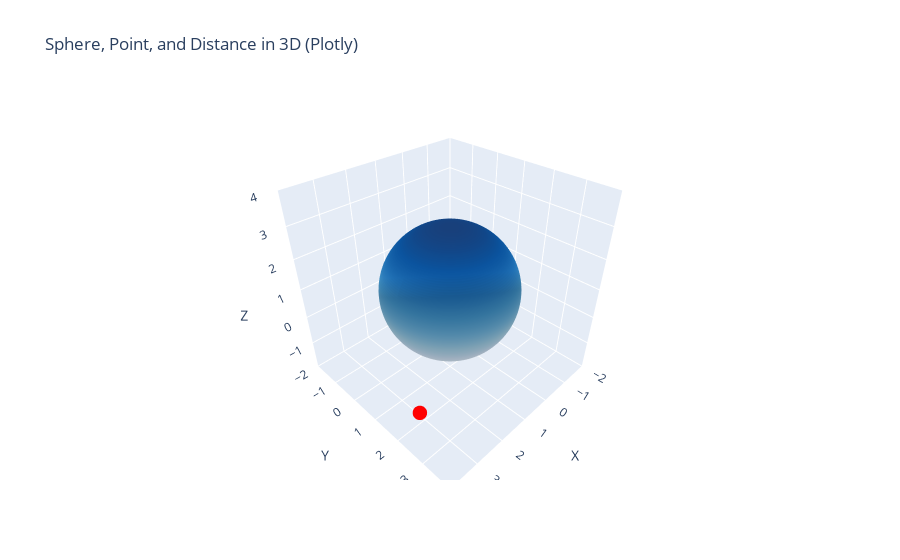

This figure's notebook cell:
### Code cell
############################## REPRESENTACION DE DISTANCIA EN 3D #########################################

def distance_to_sphere(point, center, radius):
    # Calcula el vector desde el centro de la esfera hasta el punto
    vector = np.array(point) - np.array(center)
    
    # Calcula la distancia desde el punto exterior al punto más cercano en la superficie de la esfera
    distance = np.linalg.norm(vector) - radius
    
    return distance

def plot_sphere_and_distance_3d_plotly(center, radius, point):
    # Calcula la distancia desde el punto exterior a la esfera
    dist_to_surface = distance_to_sphere(point, center, radius)
    
    # Crea una figura 3D en Plotly
    fig = go.Figure()

    # Dibuja la esfera
    u = np.linspace(0, 2 * np.pi, 100)
    v = np.linspace(0, np.pi, 100)
    x = center[0] + radius * np.outer(np.cos(u), np.sin(v))
    y = center[1] + radius * np.outer(np.sin(u), np.sin(v))
    z = center[2] + radius * np.outer(np.ones(np.size(u)), np.cos(v))
    fig.add_trace(go.Surface(x=x, y=y, z=z, colorscale='Blues', showscale=False))

    # Dibuja el punto exterior a la esfera
    fig.add_trace(go.Scatter3d(x=[point[0]], y=[point[1]], z=[point[2]], mode='markers', marker=dict(size=5, color='red'), name="Point"))

    # Establece el título y las etiquetas de los ejes
    fig.update_layout(
        scene=dict(
            xaxis_title='X',
            yaxis_title='Y',
            zaxis_title='Z',
            aspectmode='cube',
            xaxis_range=[center[0] - radius-1, center[0] + radius+1],  # Ajusta el rango del eje x
            yaxis_range=[center[1] - radius-1, center[1] + radius+1],  # Ajusta el rango del eje y
            zaxis_range=[center[1] - radius-1, center[1] + radius+1],  # Ajusta el rango del eje y
        ),
        title='Sphere, Point, and Distance in 3D (Plotly)',
    )

    # Calcula la distancia a la superficie de la esfera
    print(f"Distance to Sphere Surface: {dist_to_surface:.2f}")

    # Muestra la figura
    fig.show()

# Define el centro y el radio de la esfera
sphere_center = (1, 1, 1)
sphere_radius = 2.0

# Define un punto fuera de la esfera
point_outside = (4, 3, 0)

# Llama a la función para dibujar la esfera y la distancia en 3D con Plotly
plot_sphere_and_distance_3d_plotly(sphere_center, sphere_radius, point_outside)

### Figure 1 — Plotly figure (JSON) as saved in the notebook; plotly's stock layout.template omitted (floating-point values rounded to 4 significant figures; data arrays with more than 128 entries replaced by an {"elided": "..."} marker saying what was removed)
{"data": [{"colorscale": [[0, "rgb(247,251,255)"], [0.125, "rgb(222,235,247)"], [0.25, "rgb(198,219,239)"], [0.375, "rgb(158,202,225)"], [0.5, "rgb(107,174,214)"], [0.625, "rgb(66,146,198)"], [0.75, "rgb(33,113,181)"], [0.875, "rgb(8,81,156)"], [1, "rgb(8,48,107)"]], "showscale": false, "type": "surface", "x": {"elided": "100x100 float values"}, "y": {"elided": "100x100 float values"}, "z": {"elided": "100x100 float values"}}, {"marker": {"color": "red", "size": 5}, "mode": "markers", "name": "Point", "type": "scatter3d", "x": [4], "y": [3], "z": [0]}], "layout": {"scene": {"aspectmode": "cube", "xaxis": {"range": [-2, 4], "title": {"text": "X"}}, "yaxis": {"range": [-2, 4], "title": {"text": "Y"}}, "zaxis": {"range": [-2, 4], "title": {"text": "Z"}}}, "title": {"text": "Sphere, Point, and Distance in 3D (Plotly)"}}}
